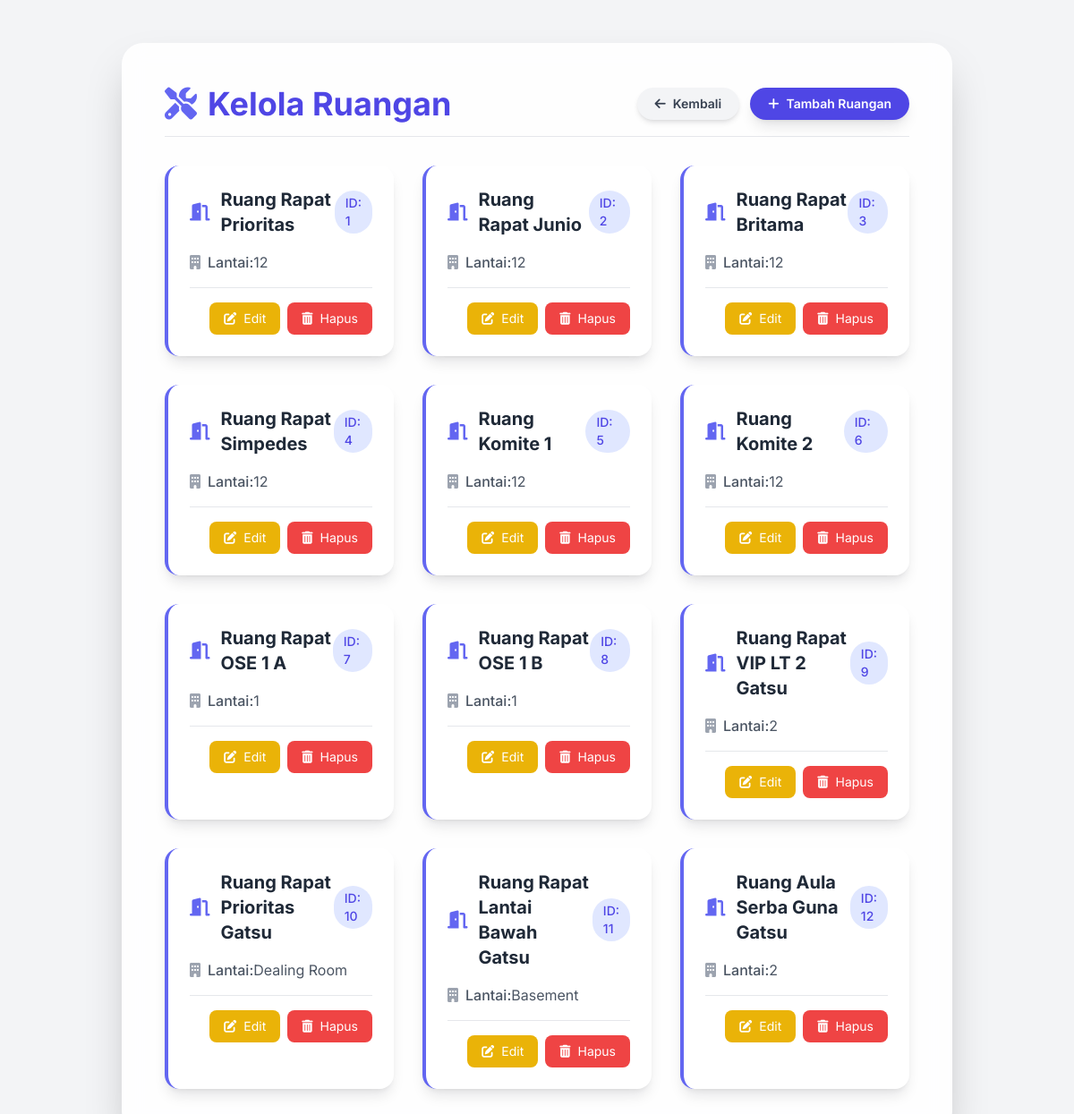
Screenshot of /rooms (signed in) with the database file from the repository.
### app.py (models this page shows)
class Room(db.Model):
    id = db.Column(db.Integer, primary_key=True)
    name = db.Column(db.String(50), nullable=False)
    lantai = db.Column(db.String(10), nullable=True)
    image = db.Column(db.String(200), nullable=True)

### app.py (the view)
@app.route('/rooms')
def manage_rooms():
    if 'role' not in session or session['role'] == 'user':
        flash("Anda tidak punya akses!", "danger")
        return redirect(url_for('home'))
    rooms = Room.query.all()
    return render_template('rooms/manage_rooms.html', rooms=rooms)

### templates/rooms/manage_rooms.html (shortened to what this page needs)
<!DOCTYPE html>
<html lang="id">
<head>
    <script src="https://cdn.tailwindcss.com"></script>
    <link rel="stylesheet" href="https://cdnjs.cloudflare.com/ajax/libs/font-awesome/6.5.2/css/all.min.css" xintegrity="sha512-SnH5WK+bZxgPHs44uWIX+LLJAJ9/2PkPKZ5QiAj6Ta86w+fsb2g+j0lQyS7Xg9tA5/z4z6wG/k5fL5q5Lz5P5g==" />
</head>
<body class="bg-gray-100 text-gray-800">
<div class="container mx-auto p-4 md:p-8 lg:p-12 min-h-screen flex items-center justify-center">
    <div class="bg-white/90 backdrop-blur-md rounded-3xl shadow-2xl p-6 md:p-10 lg:p-12 w-full max-w-7xl">
        <div class="flex flex-col md:flex-row justify-between items-start md:items-center mb-8 pb-4 border-b border-gray-200">
            <h2 class="text-indigo-600 font-bold text-3xl md:text-4xl mb-4 md:mb-0 flex items-center">
                <i class="fas fa-tools mr-3 text-indigo-500"></i>Kelola Ruangan
            </h2>
            <div class="flex flex-col md:flex-row gap-3 w-full md:w-auto">
                <a href="{{ url_for('home') }}" class="py-2 px-5 bg-gray-100 text-gray-700 font-semibold rounded-full shadow-md hover:bg-gray-200 transition-all duration-300 transform hover:-translate-y-1 flex items-center justify-center text-sm w-full md:w-auto">
                    <i class="fas fa-arrow-left mr-2"></i>Kembali
                </a>
                <a href="{{ url_for('add_room') }}" class="py-2 px-5 bg-indigo-600 text-white font-semibold rounded-full shadow-lg hover:bg-indigo-700 transition-all duration-300 transform hover:-translate-y-1 flex items-center justify-center text-sm w-full md:w-auto">
                    <i class="fas fa-plus mr-2"></i>Tambah Ruangan
                </a>
            </div>
        </div>
        <div class="grid grid-cols-1 sm:grid-cols-2 lg:grid-cols-3 gap-6 md:gap-8">
            {% for room in rooms %}
            <div class="bg-white rounded-2xl shadow-lg p-6 border-l-4 border-indigo-500 hover:shadow-xl transition-all duration-300 transform hover:scale-105">
                <div class="flex items-center justify-between mb-4">
                    <h3 class="text-xl font-bold text-gray-800 flex items-center">
                        <i class="fas fa-door-open text-indigo-500 mr-3"></i>
                        {{ room.name }}
                    </h3>
                    <span class="text-sm font-medium text-indigo-600 bg-indigo-100 rounded-full px-3 py-1">
                        ID: {{ room.id }}
                    </span>
                </div>
                <div class="mb-4 text-gray-600">
                    <p class="flex items-center">
                        <i class="fas fa-building text-gray-400 mr-2"></i>
                        <span class="font-medium">Lantai:</span> {{ room.lantai or 'Tidak Ditentukan' }}
                    </p>
                </div>
                <div class="border-t border-gray-200 pt-4 flex justify-end gap-2">
                    <a href="{{ url_for('update_room', room_id=room.id) }}" class="inline-flex items-center px-4 py-2 text-white bg-yellow-500 rounded-lg hover:bg-yellow-600 transition-colors duration-200 text-sm" title="Edit Ruangan">
                        <i class="fas fa-edit mr-2"></i> Edit
                    </a>
                    <form id="delete-form-{{ room.id }}" action="{{ url_for('delete_room', room_id=room.id) }}" method="POST">
                        <button type="button" class="delete-room-btn inline-flex items-center px-4 py-2 text-white bg-red-500 rounded-lg hover:bg-red-600 transition-colors duration-200 text-sm" title="Hapus Ruangan" data-room-id="{{ room.id }}">
                            <i class="fas fa-trash-alt mr-2"></i> Hapus
                        </button>
                    </form>
                </div>
            </div>
            {% endfor %}
        </div>
    </div>
</div>
</body>
</html>

### templates/rooms/manage_rooms.html (style rules this page uses)
body { font-family: 'Inter', sans-serif; background-color: #f3f4f6; }

### rows the page displays
Room: name "Ruang Rapat Prioritas", id "1", lantai "12"
Room: name "Ruang Rapat Junio", id "2", lantai "12"
Room: name "Ruang Rapat Britama", id "3", lantai "12"
Room: name "Ruang Rapat Simpedes", id "4", lantai "12"
Room: name "Ruang Komite 1", id "5", lantai "12"
Room: name "Ruang Komite 2", id "6", lantai "12"
Room: name "Ruang Rapat OSE 1 A", id "7", lantai "1"
Room: name "Ruang Rapat OSE 1 B", id "8", lantai "1"
Room: name "Ruang Rapat VIP LT 2 Gatsu", id "9", lantai "2"
Room: name "Ruang Rapat Prioritas Gatsu", id "10", lantai "Dealing Room"
Room: name "Ruang Rapat Lantai Bawah Gatsu", id "11", lantai "Basement"
Room: name "Ruang Aula Serba Guna Gatsu", id "12", lantai "2"
